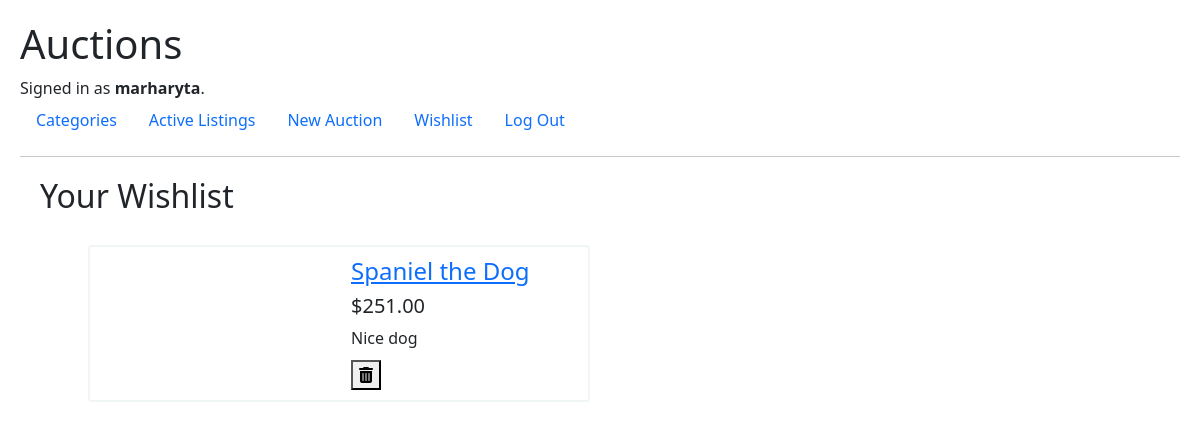
The app's page /wishlist (signed in) with its own data.
### auctions/models.py (models this page shows, shortened)
class User(AbstractUser):
    pass

class Auction(models.Model):
    AUCTION_CATEGORY_CHOICES = [
    ('1', 'Furniture'),
    ('2', 'Books'),
    ('3', 'Gadgets'),
    ('4', 'Household appliances'),
    ('5', 'Accessories'),
    ('6', 'Clothing'),
    ('7', 'Makeup'),
    ('8', 'For children'),
    ('9', 'For animals'),
    ('10', 'Car accessories'),
    ]
    user = models.ForeignKey(User, on_delete=models.CASCADE, related_name="creator")
    name = models.CharField("lot name", max_length=255)
    minimum_bid = models.DecimalField("lot minimum bid", max_digits=7, decimal_places=2, validators=[MinValueValidator(0.01)])
    description = models.CharField("lot description", max_length=3000)
    image = models.ImageField("lot image", upload_to='images', default='images/placeholder.jpg', blank=True)
    category = models.CharField("lot category", choices=AUCTION_CATEGORY_CHOICES, max_length=30, blank=True)
    current_bid = models.DecimalField("current lot bid", max_digits=7, decimal_places=2, default=0.00)
    active = models.BooleanField("is active", default=True)
    winner = models.ForeignKey(User, on_delete=models.SET_NULL, null=True, blank=True, related_name="winner")

### auctions/views.py (the view)
# urls.py: path("wishlist", views.wishlist, name="wishlist_page"),
@login_required
def wishlist(request):
    auctions_id = Wishlist.objects.filter(user=request.user).values_list('auction', flat=True)
    wishlist_listings = Auction.objects.filter(id__in=auctions_id).only("name", "description", "current_bid", "image")
    if request.method == 'POST':
        lot_id = request.POST.get('lot_id')
        Wishlist.objects.get(user=request.user, auction=lot_id).delete()
        return HttpResponseRedirect(reverse("wishlist_page"))
    return render(request, "auctions/wishlist_page.html", {
        "wishlist_listings": wishlist_listings
    })

### auctions/templates/auctions/wishlist_page.html (shortened to what this page needs)
{% extends "auctions/layout.html" %}
{% block body %}
    <h2 class="page-title">Your Wishlist</h2>
    <div class="listing-block">
        {% for lot in wishlist_listings %}
            <div class="in-listing-block">
                <div class="lot-block">
                    <div class="container container-md-12">
                        <div class="row">
                            <div class="col-md-6 lot-image-block">
                            </div>
                            <div class="col-md-6">
                                <a href="/auctions/id={{ lot.id }}"><h4>{{ lot.name }}</h4></a>
                                <h5>${{ lot.current_bid }}</h5>
                                <div>{{ lot.description }}</div>
                                <div class="remove-from-wishlist-form">
                                    <form method="post">
                                        <button type="submit" name="remove-from-wishlist-btn"><i class="fa fa-trash"></i></button>
                                    </form>
                                </div>
                            </div>
                        </div>
                    </div>
                </div>
            </div>
        {% endfor %}
    </div>
{% endblock %}

### auctions/templates/auctions/layout.html (shortened to what this page needs)
{% load static %}
<!DOCTYPE html>
<html lang="en">
    <head>
        <link href="https://cdn.jsdelivr.net/npm/bootstrap@5.1.3/dist/css/bootstrap.min.css" rel="stylesheet">
        <link href="{% static 'auctions/styles.css' %}" rel="stylesheet">
    </head>
    <body>
        <h1>Auctions</h1>
        <div>
            {% if user.is_authenticated %}
                Signed in as <strong>{{ user.username }}</strong>.
            {% else %}
                Not signed in.
            {% endif %}
        </div>
        <ul class="nav">
            <li class="nav-item">
                <a class="nav-link" href="{% url 'categories' %}">Categories</a>
            </li>
            <li class="nav-item">
                <a class="nav-link" href="{% url 'index' %}">Active Listings</a>
            </li>
            {% if user.is_authenticated %}
                <li class="nav-item">
                    <a class="nav-link" href="{% url 'new_auction' %}">New Auction</a>
                </li>
                <li class="nav-item">
                    <a class="nav-link" href="{% url 'wishlist_page' %}">Wishlist</a>
                </li>
                <li class="nav-item">
                    <a class="nav-link" href="{% url 'logout' %}">Log Out</a>
                </li>
            {% endif %}
        </ul>
        <hr>
        {% block body %}
        {% endblock %}
    </body>
</html>

### auctions/static/auctions/styles.css (style rules this page uses)
body { padding: 20px; }
.page-title { margin: 20px; }
.listing-block { display:flex; flex-wrap: wrap; width:90%; margin:auto; }
.in-listing-block { width: 50%; padding: 10px; }
.lot-block { height: 100%; min-height: 150px; padding: 10px; border: 2px solid rgb(240, 245, 245); border-radius: 4px; }
.lot-image-block { text-align: center; }
.remove-from-wishlist-form { margin-top: 10px; }

### records on screen
User: username "marharyta"
Auction: name "Spaniel the Dog", current_bid "251.00", description "Nice dog"
